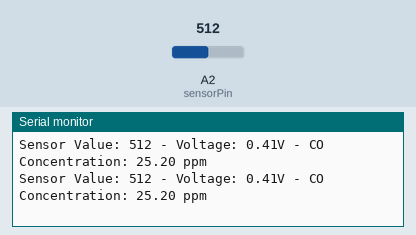
Recording of a sketch running on a simulated Arduino Uno, built with avr-gcc and run on an emulated ATmega328P. Shown: the last lines printed to the serial monitor. The inputs (shaded band) are chosen by the test bench; at power-on: A2 (sensorPin) = 512.

Above: at 1.8 s.
1.9 s: A2 (sensorPin) set to 716
At 2.8 s:
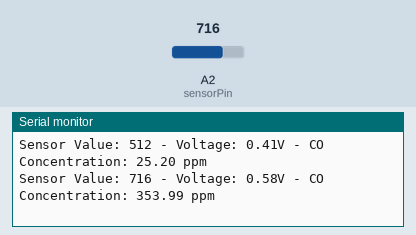
3.4 s: A2 (sensorPin) set to 900
At 4.8 s:
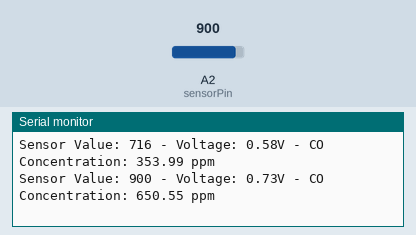
Timing chart, 0 to 6.4 s (numbered marks = the images above; inputs shaded):
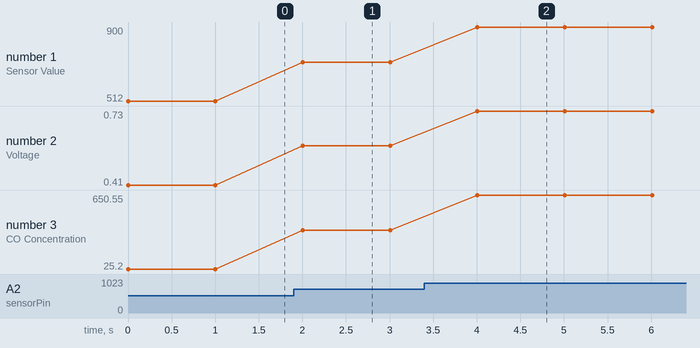

The sketch:

CO-AXALPHASENSE.ino
```cpp
const int sensorPin = 2; //D4
void setup() {
  Serial.begin(9600);
  pinMode(sensorPin, INPUT);
}

void loop() {
  int sensorValue = analogRead(sensorPin);
  float voltage = sensorValue * (3.3 / 4095.0);
  float ppm = (voltage - 0.4) * 2000.0;

  Serial.print("Sensor Value: ");
  Serial.print(sensorValue);
  Serial.print(" - Voltage: ");
  Serial.print(voltage);
  Serial.print("V - CO Concentration: ");
  Serial.print(ppm);
  Serial.println(" ppm");

  delay(1000);
}
```

Measured:
- after the input at 1.9 s, the serial monitor: prints a new line after 0.10 s (image 1)
- after the input at 3.4 s, the serial monitor: prints a new line after 0.61 s (image 2)
- plotted number 1: 512 → 716 after the input at 1.9 s, 716 → 900 after the input at 3.4 s
- plotted number 2: 0.41 → 0.58 after the input at 1.9 s, 0.58 → 0.73 after the input at 3.4 s
- plotted number 3: 25.2 → 353.99 after the input at 1.9 s, 353.99 → 650.55 after the input at 3.4 s
